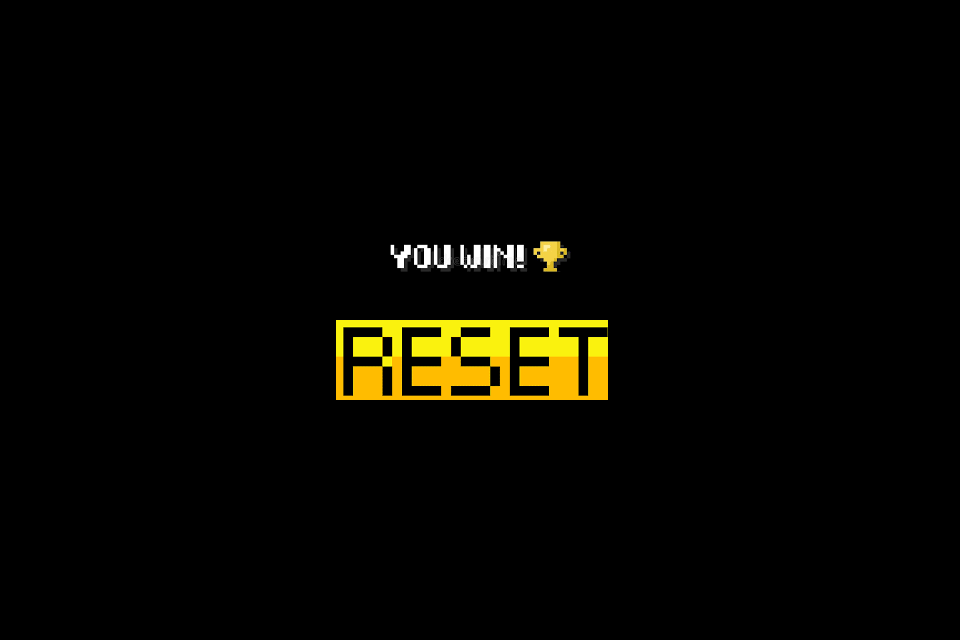

A 2D game scene composited from a Tiled map and its tileset images. What follows is a short description and the map's XML, with each tile layer's data collapsed to a summary:
An orthogonal 60x40 tile map with 16x16 px tiles, 2 tile layers (Calque de Tuiles 2, Calque de Tuiles 1), 2 tilesets and 1 object.

<map version="1.10" tiledversion="git" orientation="orthogonal" renderorder="right-down" width="60" height="40" tilewidth="16" tileheight="16" infinite="0" nextlayerid="7" nextobjectid="2">
 <tileset firstgid="1" source="win.tsx" />
 <tileset firstgid="197" source="restart.tsx" />
 <layer id="5" name="Calque de Tuiles 2" width="60" height="40">
  <data>[2400 cells, 189 non-empty, 168 distinct tile ids]</data>
 </layer>
 <layer id="4" name="Calque de Tuiles 1" width="60" height="40">
  <data>[2400 cells, 2400 non-empty, 110 distinct tile ids]</data>
 </layer>
 <objectgroup id="6" name="Restart">
  <object id="1" x="330.526" y="317.895" width="281.053" height="83.1579">
   <properties>
    <property name="restart" type="bool" value="true" />
   </properties>
  </object>
 </objectgroup>
</map>
